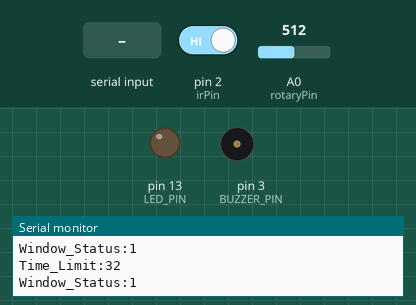
Simulated run of this sketch. Board: Arduino Uno, built with avr-gcc and run on an emulated ATmega328P. Parts: output pins drawn as LEDs (lit = HIGH), buzzer (waves = sounding, pin HIGH), the last lines printed to the serial monitor. The test bench sets the inputs (shaded band); at power-on: pin 2 (irPin) HIGH, A0 (rotaryPin) = 512.

Above: at 1.2 s.
1.3 s: "H" received over Serial
At 2.4 s:
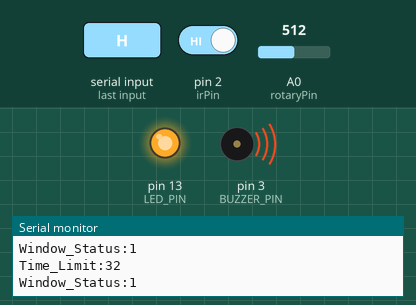
3.5 s: "L" received over Serial
At 5.2 s:
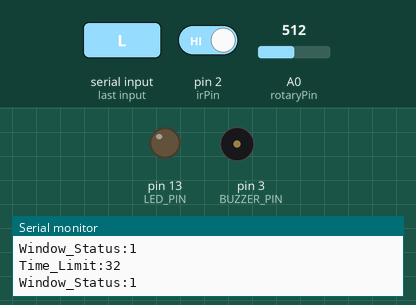
Timing chart, 0 to 6.7 s (numbered marks = the images above; inputs shaded):
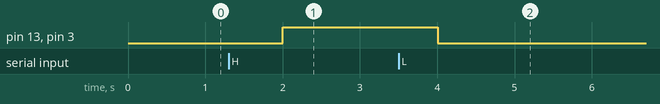

The sketch:

window_sensor.ino
```cpp
const int LED_PIN = 13;
const int BUZZER_PIN = 3;
const int rotaryPin = A0;
const int irPin = 2;

void setup() {
  Serial.begin(9600);
  pinMode(LED_PIN, OUTPUT);
  pinMode(BUZZER_PIN, OUTPUT);
  pinMode(rotaryPin, INPUT);
  pinMode(irPin, INPUT);
}

void loop() {
  int r = analogRead(rotaryPin);
  int timeLimit = map(r, 0, 1023, 5, 60);

  int irState = digitalRead(irPin);

  Serial.print("Time_Limit:");
  Serial.println(timeLimit);

  Serial.print("Window_Status:");
  Serial.println(irState);

  if (Serial.available() > 0) {
    char command = Serial.read();

    if (command == 'H') {
      digitalWrite(LED_PIN, HIGH);
      digitalWrite(BUZZER_PIN, HIGH);
    }
    else if (command == 'L') {
      digitalWrite(LED_PIN, LOW);
      digitalWrite(BUZZER_PIN, LOW);
    }
  }
  delay(1000);
}
```

Measured:
- after the input at 1.3 s, pin 13 (LED_PIN), pin 3 (BUZZER_PIN): LOW → HIGH after 0.70 s
- after the input at 3.5 s, pin 13 (LED_PIN), pin 3 (BUZZER_PIN): HIGH → LOW after 0.50 s
